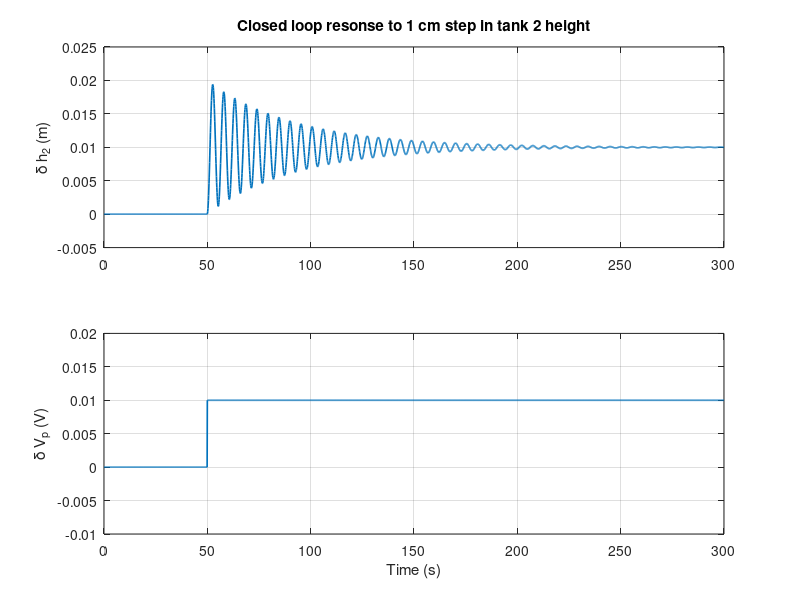

MATLAB code for this plot:
% 1. Controller
K_p=1;
K_i=0.04; % recorded 0.04
K_d=0.25; % recorded 0.25
T_f=10^4; % recorded 10^4

G_controller = pid(K_p,K_i,K_d,T_f);
tf(G_controller)

% 2. Pump
K_pump = 0.0000035;
G_pump = zpk([],[],K_pump);
tf(G_pump)

% 3. Tank Models (this uses the values from lab 3)
g = 9.81;
A_1 = 1.59e-3;
A_01 = 1.96e-5; 
A_2 = 1.59e-3;
A_02 = 1.263-5; 
C_d1 = 0.662;
C_d2 = 0.708;
h_10 = 15e-2;
h_20 = 7e-2;

G_1=tf([1/A_1],[1 (A_01*C_d1*sqrt(2*g))/(A_1*2*sqrt(h_10))]);
tf(G_1)
G_2=tf([1/A_2],[1 (A_02*C_d2*sqrt(2*g))/(A_2*2*sqrt(h_20))]);
tf(G_2)

% 4. Feedback System
T=feedback((G_controller*G_pump*G_1*G_2),1);
tf(T)

% 5. Calculate tank 1 height if tank 2 is at 20cm
g = 9.81;
A_1 = 1.59e-3;
A_01 = 1.96e-5; 
A_2 = 1.59e-3;
A_02 = 1.263e-5; 
C_d1 = 0.662;
C_d2 = 0.708;

h_20 = 0.10;

% Steady-state flows and h1
Qo2 = A_02*C_d2*sqrt(2*g*h_20);
Qo1 = Qo2;
h10 = (Qo1/(A_01*C_d1))^2/(2*g);

G_1=tf([1/A_1],[1 (A_01*C_d1*sqrt(2*g))/(A_1*2*sqrt(h_10))]);
tf(G_1)
G_2=tf([1/A_2],[1 (A_02*C_d2*sqrt(2*g))/(A_2*2*sqrt(h_20))]);
tf(G_2)
T=feedback((G_controller*G_pump*G_1*G_2),1);
tf(T) % Feedback system with this operating point
fprintf('h_{1,0} = %.5f m (%.2f cm)\n', h_10, 100*h_10);

% 6. Step Resopnse
S=1-T;
G_vp_over_r=minreal(G_controller*S); % Controller Output

% sim over 0.001 m step
tEnd = 300;
dt = 0.1;
t = 0:dt:tEnd;

% --- delayed step reference: 0.01 m starting at 50 s
u = zeros(size(t));
u(t >= 50) = 0.01;         % step starts at 50s

% --- system responses
[y,~] = lsim(T, u, t);                % δh2 response
uVp    = lsim(G_controller*(1-T), u, t);         % δVp = C*S*u, with S = 1-T


% plot step resonse
figure;
subplot(2,1,1);
plot(t,y,'LineWidth',1.2);
grid on;
ylim([-0.005 0.025]); 
ylabel('\delta h_2 (m)');
title('Closed loop resonse to 1 cm step in tank 2 height')

subplot(2,1,2)
plot(t,u,"LineWidth",1.2);
ylim([-0.01 0.02]); 
grid on;
ylabel('\delta V_p (V)');
xlabel('Time (s)')

